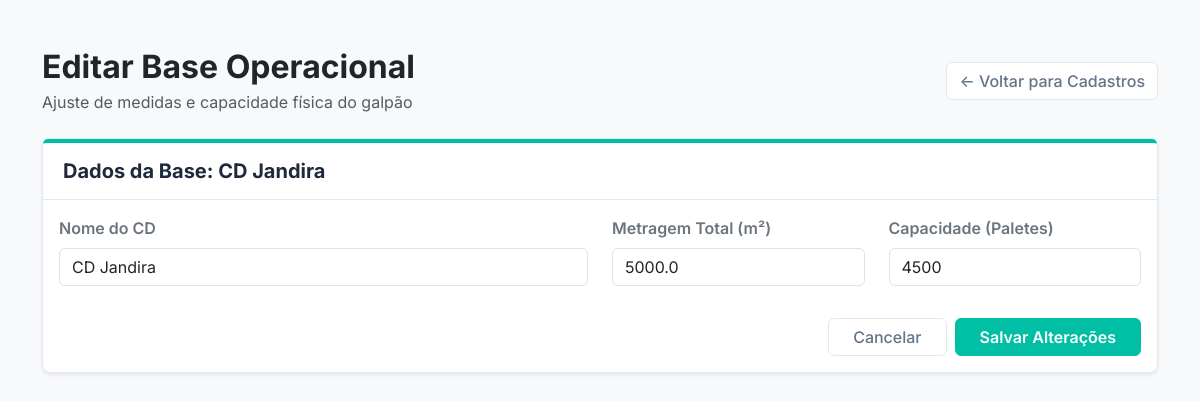
Page /editar_cd/1 (signed in) on the committed database.
### app.py (models this page shows)
class CentroDistribuicao(db.Model):
    id = db.Column(db.Integer, primary_key=True)
    empresa_id = db.Column(db.Integer, db.ForeignKey('empresa.id'), nullable=False)
    nome = db.Column(db.String(100), nullable=False)
    metragem = db.Column(db.Float, nullable=False)
    capacidade_paletes = db.Column(db.Integer, nullable=False)

### app.py (the view)
@app.route('/editar_cd/<int:cd_id>', methods=['GET', 'POST'])
@login_required
def editar_cd(cd_id):
    cd_atual = CentroDistribuicao.query.get_or_404(cd_id)
    if request.method == 'POST':
        cd_atual.nome = request.form.get('nome_cd')
        cd_atual.metragem = float(request.form.get('metragem_m2') or 0)
        cd_atual.capacidade_paletes = int(request.form.get('capacidade_paletes') or 0)
        db.session.commit()
        return redirect(url_for('tela_cadastro'))
    return render_template('editar_cd.html', cd=cd_atual)

### auth.py (called while the page is built, shortened)
def inicializar_auth(app, db, login_manager):
    global UsuarioModel
    class Usuario(UserMixin, db.Model):
        __tablename__ = 'usuario'
        id = db.Column(db.Integer, primary_key=True)
        empresa_id = db.Column(db.Integer, db.ForeignKey('empresa.id'), nullable=False)
        id = db.Column(db.Integer, primary_key=True)
        email = db.Column(db.String(120), unique=True, nullable=False)
        nome = db.Column(db.String(100), nullable=False)
        senha_hash = db.Column(db.String(256), nullable=False)
    UsuarioModel = Usuario
    @login_manager.user_loader
    def carregar_usuario(user_id):
        return UsuarioModel.query.get(int(user_id))
    return UsuarioModel

### templates/editar_cd.html (shortened to what this page needs)
<!DOCTYPE html>
<html lang="pt-br">
  <head>
    <link
      href="https://cdn.jsdelivr.net/npm/bootstrap@5.3.0/dist/css/bootstrap.min.css"
      rel="stylesheet"
    />
    <link
      rel="stylesheet"
      href="{{ url_for('static', filename='css/style.css') }}"
    />
  </head>
  <body class="bg-light">
    <div class="container mt-5">
      <div class="d-flex justify-content-between align-items-center mb-4">
        <div>
          <h2 class="fw-bold text-dark mb-1">Editar Base Operacional</h2>
          <span class="text-muted"
            >Ajuste de medidas e capacidade física do galpão</span
          >
        </div>
        <a href="/cadastro" class="btn btn-outline-secundaria"
          >← Voltar para Cadastros</a
        >
      </div>
      <div class="card shadow-sm">
        <div class="card-header card-header-clean">
          <h5>Dados da Base: {{ cd.nome }}</h5>
        </div>
        <div class="card-body">
          <form method="POST">
            <div class="row">
              <div class="col-md-6 mb-3">
                <label class="form-label fw-semibold text-secondary"
                  >Nome do CD</label
                >
                <input
                  type="text"
                  class="form-control"
                  name="nome_cd"
                  value="{{ cd.nome }}"
                  required
                />
              </div>
              <div class="col-md-3 mb-3">
                <label class="form-label fw-semibold text-secondary"
                  >Metragem Total (m²)</label
                >
                <input
                  type="number"
                  step="0.1"
                  class="form-control"
                  name="metragem_m2"
                  value="{{ cd.metragem }}"
                />
              </div>
              <div class="col-md-3 mb-3">
                <label class="form-label fw-semibold text-secondary"
                  >Capacidade (Paletes)</label
                >
                <input
                  type="number"
                  class="form-control"
                  name="capacidade_paletes"
                  value="{{ cd.capacidade_paletes }}"
                />
              </div>
            </div>
            <div class="d-flex justify-content-end gap-2 mt-3">
              <a href="/cadastro" class="btn btn-outline-secundaria px-4"
                >Cancelar</a
              >
              <button type="submit" class="btn btn-empresa px-4">
                Salvar Alterações
              </button>
            </div>
          </form>
        </div>
      </div>
    </div>
  </body>
</html>

### static/css/style.css (style rules this page uses)
:root { --cor-primaria: #00bfa5; --cor-primaria-hover: #009688; --cor-grafite-dark: #1e293b; --cor-grafite-muted: #64748b; --cor-cinza-bg: #f8fafc; --cor-borda: #e2e8f0; }
* { font-family: "Inter", -apple-system, BlinkMacSystemFont, sans-serif; }
body { background-color: var(--cor-cinza-bg); color: var(--cor-grafite-dark); }
.card-header-clean { background-color: #ffffff !important; border-top: 4px solid var(--cor-primaria); border-bottom: 1px solid var(--cor-borda); padding: 1rem 1.25rem; }
.card-header-clean h5 { color: var(--cor-grafite-dark); font-weight: 700; margin-bottom: 0; }
.card { border: 1px solid var(--cor-borda); border-radius: 8px; background-color: #ffffff; }
.btn-empresa { background-color: var(--cor-primaria); color: #ffffff; border: 1px solid var(--cor-primaria); font-weight: 600; }
.btn-outline-secundaria { color: var(--cor-grafite-muted); border: 1px solid var(--cor-borda); background-color: #ffffff; font-weight: 500; }

### rows in the picture
CentroDistribuicao: nome "CD Jandira", nome_cd "CD Jandira", metragem_m2 "5000.0", capacidade_paletes "4500"
